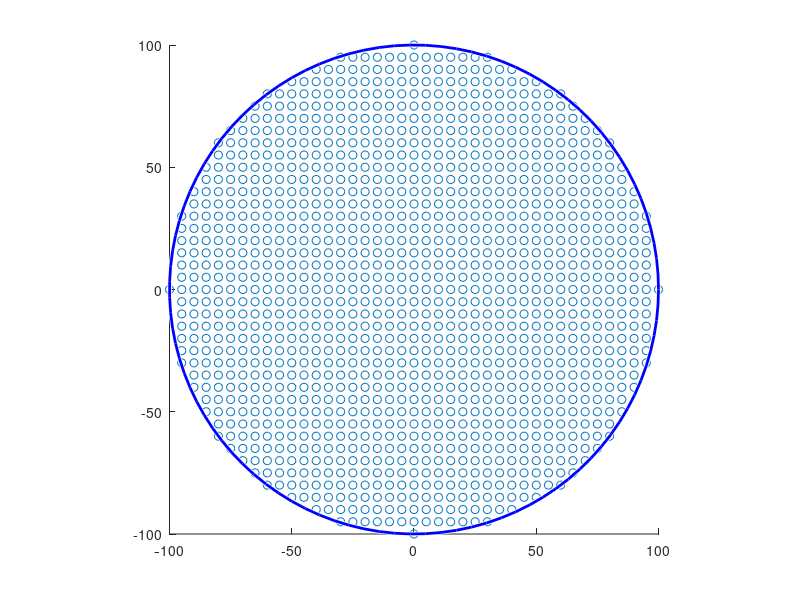

This figure's MATLAB source: (Note: this script raises an error after producing the figure.)
% Parameters
R = 100; % Circle's radius
pd = 5;  % Point spacing

% Generate points within the circle
[x, y] = meshgrid(-R:pd:R, -R:pd:R);
inside_circle = x.^2 + y.^2 <= R^2;
x = x(inside_circle);
y = y(inside_circle);

% Plot the points
figure;
scatter(x, y, 'k.');
axis square;
hold on;
viscircles([0,0], R, 'Color', 'b'); % Draw the circle

% Initialize visited array and path
visited = zeros(size(x));
path = [];

% Find a central point to start
[~, center_idx] = min(sqrt(x.^2 + y.^2)); % Prefer proximity to the center
current_point = [x(center_idx), y(center_idx)];
path = [current_point];
visited(center_idx) = 1;

% Directions for movement
directions = [-pd, 0; pd, 0; 0, -pd; 0, pd; -pd, -pd; pd, pd; pd, -pd; -pd, pd];

% Move to adjacent points in one of the eight possible directions
while any(visited == 0)
    % Find available neighboring points
    neighbors = find_available_neighbors(current_point, x, y, visited, pd);
    
    % Choose a random available direction
    if ~isempty(neighbors)
        direction_idx = randi(size(neighbors, 1));
        current_point = neighbors(direction_idx, :);
        current_idx = find(x == current_point(1) & y == current_point(2));
        visited(current_idx) = 1;
        path = [path; current_point];
    else
        % If dead zone, perform local turnaround
        [path, visited] = local_turnaround(path, x, y, visited, pd);
        if isempty(path)
            break; % If no path is found, end the loop
        end
        current_point = path(end, :); % Update the current point
    end
end

% Draw the path
plot(path(:,1), path(:,2), 'r-');
hold off;

function neighbors = find_available_neighbors(current_point, x, y, visited, pd)
    neighbors = [];
    directions = [-pd, 0; pd, 0; 0, -pd; 0, pd; -pd, -pd; pd, pd; pd, -pd; -pd, pd];
    for i = 1:size(directions, 1)
        next_point = current_point + directions(i, :);
        next_idx = find(x == next_point(1) & y == next_point(2), 1);
        if ~isempty(next_idx) && visited(next_idx) == 0
            neighbors = [neighbors; next_point];
        end
    end
end

function [path, visited] = local_turnaround(path, x, y, visited, pd)
    for i = size(path, 1):-1:1
        current_point = path(i, :);
        neighbors = find_available_neighbors(current_point, x, y, visited, pd);
        if ~isempty(neighbors)
            % Disconnect at current point and reverse the path after the breakpoint
            new_path = path(1:i-1, :);
            reversed_path = flipud(path(i:end, :));
            % Reconnect the paths in order
            path = [new_path; reversed_path];
            % Update the visited points
            for j = 1:size(reversed_path, 1)
                idx = find(x == reversed_path(j, 1) & y == reversed_path(j, 2));
                visited(idx) = 1;
            end
            return
        end
    end
    % If no unvisited neighbors found, return empty path
    path = [];
end

